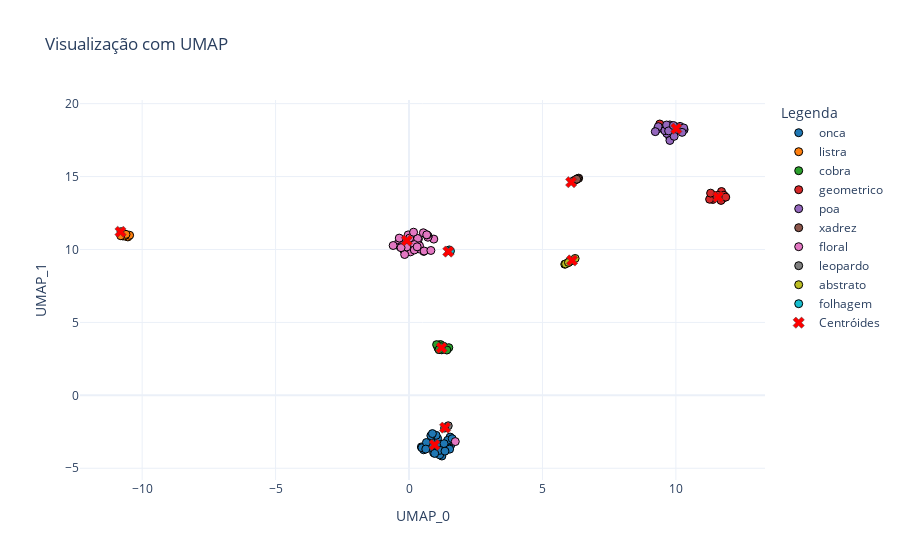

Notebook code cell kept with this figure:
### Code cell
# Lista das colunas de embeddings de alta dimensionalidade
embedding_columns = [col for col in df_lda_estampa.columns if col.startswith('EMB_LDA')]

fig = plot_clusters_with_centroids(
    df_combined=df_combined_estampa,
    target_column='ESTAMPA_CADASTRO',
    embedding_columns=embedding_columns,
    color_dict=None,
    title="Visualização com UMAP",
    apply_umap=True,
    is_1d=False
)
fig.show()
